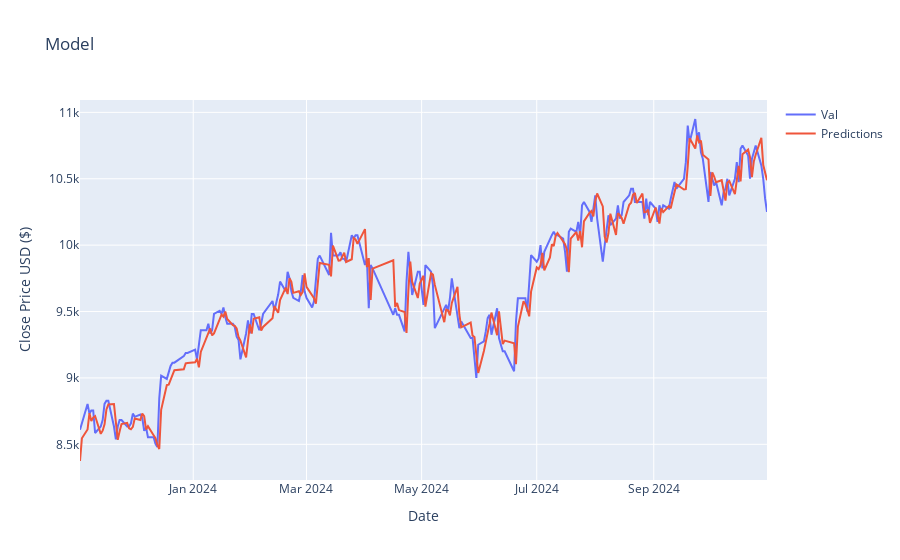

The notebook cell saved with this chart:
### Code cell
from plotly import graph_objs as go

fig = go.Figure()

fig.add_trace(go.Scatter(x=valid['date'], y=valid['Close'], mode='lines', name='Val'))
fig.add_trace(go.Scatter(x=valid['date'], y=valid['Predictions'], mode='lines', name='Predictions'))

fig.update_layout(title='Model',
                        xaxis_title='Date',
                        yaxis_title='Close Price USD ($)')
fig.show()

### Figure 1 — Plotly figure (JSON) as saved in the notebook; plotly's stock layout.template omitted (floating-point values rounded to 4 significant figures; data arrays with more than 128 entries replaced by an {"elided": "..."} marker saying what was removed)
{"data": [{"mode": "lines", "name": "Val", "type": "scatter", "x": {"elided": "238 str values"}, "y": {"elided": "238 float values"}}, {"mode": "lines", "name": "Predictions", "type": "scatter", "x": {"elided": "238 str values"}, "y": {"elided": "238 float values"}}], "layout": {"title": {"text": "Model"}, "xaxis": {"title": {"text": "Date"}}, "yaxis": {"title": {"text": "Close Price USD ($)"}}}}
